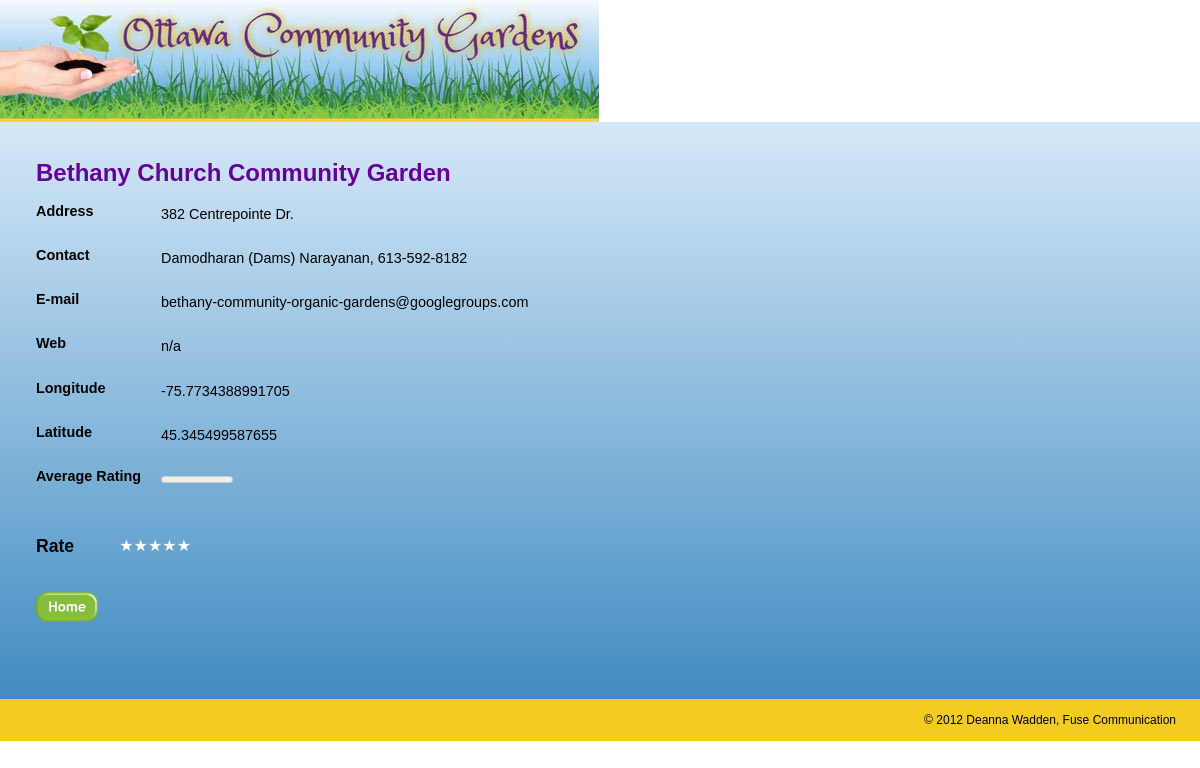
Page /single.php?id=1 on the earlier database version.
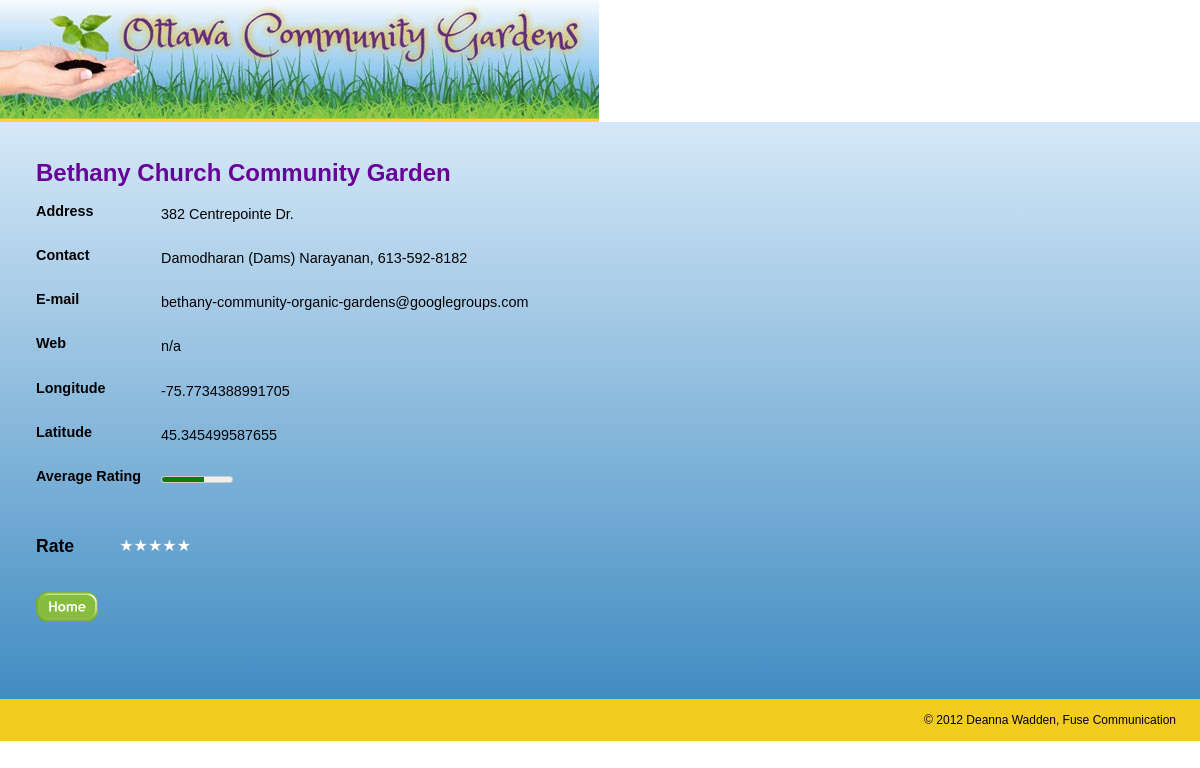
Same page on the later database version.
### tables this page shows
CREATE TABLE IF NOT EXISTS `garden_locations` (
  `id` int(11) NOT NULL AUTO_INCREMENT,
  `name` varchar(255) NOT NULL,
  `street_address` text NOT NULL,
  `longitude` double NOT NULL,
  `latitude` double NOT NULL,
  `rate_count` int(11) NOT NULL,
  `rate_total` int(11) NOT NULL,
  `contact` varchar(80) NOT NULL,
  `email` varchar(50) NOT NULL,
  `url` varchar(50) NOT NULL,
  PRIMARY KEY (`id`)
);

### single.php (the view, shortened to what this page needs)
<?php
$id = filter_input(INPUT_GET, 'id', FILTER_SANITIZE_NUMBER_INT);
require_once 'includes/db.php';
$sql = $db->prepare('
	SELECT id, name, street_address, contact, email, url, longitude, latitude,  rate_count, rate_total
	FROM garden_locations
	WHERE id = :id
');
$sql->bindValue(':id', $id, PDO::PARAM_INT);
$sql->execute();
$garden = $sql->fetch();
if ($garden['rate_count'] > 0) {
	$rating = round($garden['rate_total'] / $garden['rate_count']);
} else {
	$rating = 0;
}
$cookie = get_rate_cookie();
include_once 'includes/wrapper-top.php';
?>
<div id="single-info">
	<h1><?php echo $garden['name']; ?></h1>
	<dl>
		<dt>Address</dt><dd><?php echo $garden['street_address']; ?></dd>
		<dt>Contact</dt><dd><?php echo $garden['contact']; ?></dd>
		<dt>E-mail</dt><dd><?php echo $garden['email']; ?></dd>
		<dt>Web</dt><dd><?php echo $garden['url']; ?></dd>
		<dt>Longitude</dt><dd><?php echo $garden['longitude']; ?></dd>
		<dt>Latitude</dt><dd><?php echo $garden['latitude']; ?></dd>
		<dt>Average Rating</dt><dd><meter value="<?php echo $rating; ?>" min="0" max="5"><?php echo $rating; ?> stars out of 5</meter></dd>
	</dl>
	<?php if (isset($cookie[$id])) : ?>
	<h2>Your rating</h2>
	<ol class="rater rater-usable clearfix">
		<?php for ($i = 1; $i <= 5; $i++) : ?>
			<?php $class = ($i <= $cookie[$id]) ? 'is-rated' : ''; ?>
			<li class="rater-level <?php echo $class; ?>">★</li>
		<?php endfor; ?>
	</ol>
	<?php else : ?>
	<h2>Rate</h2>
	<ol class="rater rater-usable clearfix">
		<?php for ($i = 1; $i <= 5; $i++) : ?>
		<li class="rater-level"><a href="rate.php?id=<?php echo $garden['id']; ?>&rate=<?php echo $i; ?>">★</a></li>
		<?php endfor; ?>
	</ol>
	<div>
		<a class="home" href="index.php">Home</a>
	</div>
	<?php endif; ?>
</div>
<?php
include_once 'includes/wrapper-bottom.php';
?>

### includes/wrapper-top.php (shortened to what this page needs)
<!DOCTYPE HTML>
<html>
<head>
	<link href="css/public.css" rel="stylesheet">
</head>
<body>
	<header>
		<img id="banner" src="images/banner-320.jpg" alt="">
	</header>

### includes/wrapper-bottom.php (shortened to what this page needs)
	<footer>
		<p>© <?php echo date('Y'); ?> Deanna Wadden, Fuse Communication</p>
	</footer>
</body>
</html>

### css/public.css (style rules this page uses)
html { margin: 0; padding:0; }
body { margin: 0; padding:0; min-width: 320 px; font: normal 100%/1.5 "Trebuchet MS", Arial, Helvetica, sans-serif; }
header { margin: 0; padding:0; display: block; width: 100%; }
header img { display: block; max-width: 100%; }
footer { margin: 0; padding: 1% 2%; background-color: #f4cc20; }
footer p { margin: 0; padding: 0; font-size: .75em; text-align: right; }
#single-info { margin: 0; padding: 3%; width: 94%; background: #d5e8f7; background: -moz-linear-gradient(top, #d5e8f7 0%, #418cc2 100%); background: -webkit-gradient(linear, left top, left bottom, color-stop(0%,#d5e8f7), color-stop(100%,#418cc2)); background: -webkit-linear-gradient(top, #d5e8f7 0%,#418cc2 100%); background: -o-linear-gradient(top, #d5e8f7 0%,#418cc2 100%); background: -ms-linear-gradient(top, #d5e8f7 0%,#418cc2 100%); background: linear-gradient(top, #d5e8f7 0%,#418cc2 100%); filter: progid:DXImageTransform.Microsoft.gradient( startColorstr='#d5e8f7', endColorstr='#418cc2',GradientType=0 ); }
#single-info h1 { margin-top: 5%; padding: 0; color: #660099; font: bold 1.1em/.5 "Trebuchet MS", Arial, Helvetica, sans-serif; }
#single-info h2 { margin: 0; padding-right: 4%; display: inline; float: left; font: bold 1.1em/1.25 "Trebuchet MS", Arial, Helvetica, sans-serif; }
#single-info ol { margin: 0; padding: 0; display: inline; }
dl { display: inline-block; width: 100%; }
dt { margin: 0; padding-top: 3%; clear: both; width: 100%; display: block; float: left; font: bold .9em/1.1 "Trebuchet MS", Arial, Helvetica, sans-serif; }
dt:first-child { padding-top: 0; }
dd { margin: 0; padding: 0; clear: right; display: inline; float: left; font-size: .9em; }
.home { margin: 3% 0; padding: 10; display: inline-block; width: 62px; height: 30px; background: url("../images/home-btn.png") no-repeat left bottom; border: 0; overflow: hidden; text-indent: -999em; }
ol.rater { margin: 0; padding: 0; display: inline; list-style-type: none; }
.rater { display: inline-block; margin: 0; padding: 0; vertical-align: middle; list-style-type: none; line-height: 1; }
.rater-level { float: left; color: #fff; }
.rater-level a, .rater-level a:link, .rater-level a:visited { color: #fff; line-height: .75; text-decoration: none; vertical-align: bottom; }
@media screen and (min-width: 1000px) { #single-info { margin: 0; padding: 3%; width: 94%; background: #d5e8f7; background: -moz-linear-gradient(top, #d5e8f7 0%, #418cc2 100%); background: -webkit-gradient(linear, left top, left bottom, color-stop(0%,#d5e8f7), color-stop(100%,#418cc2)); background: -webkit-linear-gradient(top, #d5e8f7 0%,#418cc2 100%); background: -o-linear-gradient(top, #d5e8f7 0%,#418cc2 100%); background: -ms-linear-gradient(top, #d5e8f7 0%,#418cc2 100%); background: linear-gradient(top, #d5e8f7 0%,#418cc2 100%); filter: progid:DXImageTransform.Microsoft.gradient( startColorstr='#d5e8f7', endColorstr='#418cc2',GradientType=0 ); } }
@media screen and (min-width: 1000px) { #single-info h1 { margin: 0; padding: 0; color: #660099; font: bold 1.5em/1.25 "Trebuchet MS", Arial, Helvetica, sans-serif; } }
@media screen and (min-width: 1000px) { dl { display: inline-block; width: 100%; } }
@media screen and (min-width: 1000px) { dt { margin: 0; padding: 0; clear: both; width: 125px; display: inline; float: left; font-weight: bold; } }
@media screen and (min-width: 1000px) { dd { margin: 0; padding-bottom: 2%; clear: right; display: inline; float: left; } }
.clearfix:before, .clearfix:after { content:""; display: table; }
.clearfix:after { clear: both; }
.clearfix { *zoom: 1; }

Differences in the rows shown:
changed garden_locations "Bethany Church Community Garden": rate_count 0 → 5 (drawn)
